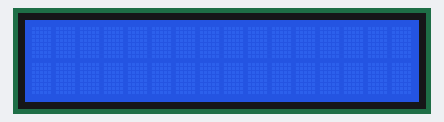
Bench run of a sketch on a simulated Arduino Uno, built with avr-gcc and run on an emulated ATmega328P. On the bench: 16×2 character LCD. What the sketch prints to the serial monitor is not drawn.

Above: at 0.1 s.
At 2.1 s:
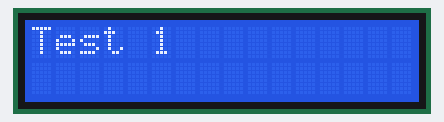
At 7.1 s:
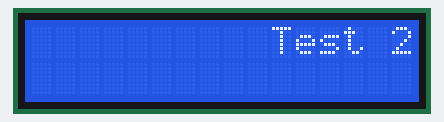

Measured:
- what the display in image 1 shows lasts 5.0 s, from 2.0 s to 7.0 s
- what the display in image 2 shows lasts 2.0 s, from 7.0 s to 9.0 s

The sketch:

lcdWithMillis.ino
```cpp
#include <LiquidCrystal_I2C.h>
LiquidCrystal_I2C lcd(0x27, 16, 2);

int count = LOW;
unsigned long previousMillis = 0;
long OnTime = 5000;
long OffTime = 2000;

void setup() {
  Serial.begin(9600);
  lcd.init();
  lcd.backlight();
}

void loop() {
  unsigned long currentMillis = millis();

  if ((count == HIGH) && (currentMillis - previousMillis >= OnTime)) {
    count = LOW;
    previousMillis = currentMillis;
    Serial.println("Test 2");
    lcd.setCursor(10, 0);
    lcd.print("Test 2");
    lcd.setCursor(0, 0);
    lcd.print("      ");

  } else if ((count == LOW) && (currentMillis - previousMillis >= OffTime)) {
    count = HIGH;
    previousMillis = currentMillis;
    Serial.println("Test 1");
    lcd.setCursor(0, 0);
    lcd.print("Test 1");
    lcd.setCursor(10, 0);
    lcd.print("      ");
  }
}
```
